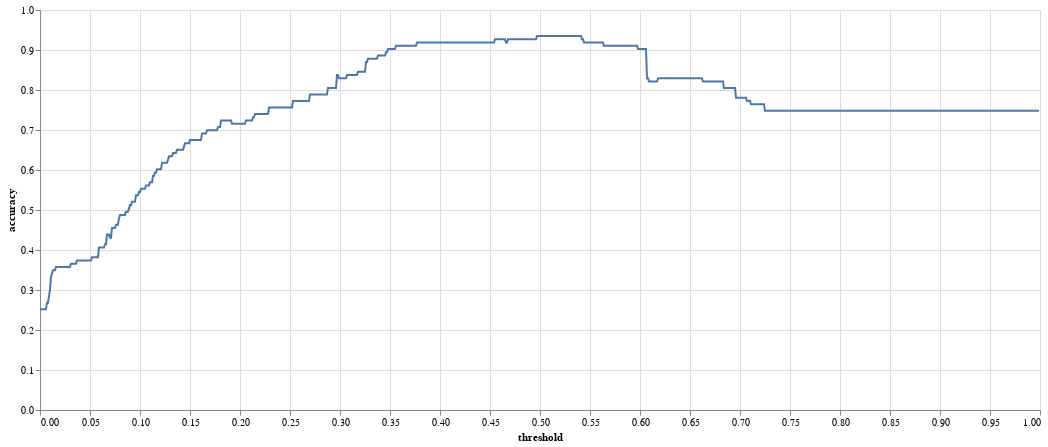

Notebook cell for this chart:
### Code cell
alt.Chart(acc_df).mark_line().encode(
    x="threshold", y="accuracy"
    ).properties(
        width=1000,
        height=400
    )

### Figure 1 — Vega-Lite specification as saved in the notebook (floating-point values rounded to 4 significant figures; data arrays with more than 128 entries replaced by an {"elided": "..."} marker saying what was removed)
{"config": {"view": {"continuousWidth": 300, "continuousHeight": 300}}, "data": {"name": "data-2369485c0259e603ca2594a955500dd1"}, "mark": {"type": "line"}, "encoding": {"x": {"field": "threshold", "type": "quantitative"}, "y": {"field": "accuracy", "type": "quantitative"}}, "height": 400, "width": 1000, "$schema": "https://vega.github.io/schema/vega-lite/v5.16.3.json", "datasets": {"data-2369485c0259e603ca2594a955500dd1": {"elided": "1000 records"}}}
